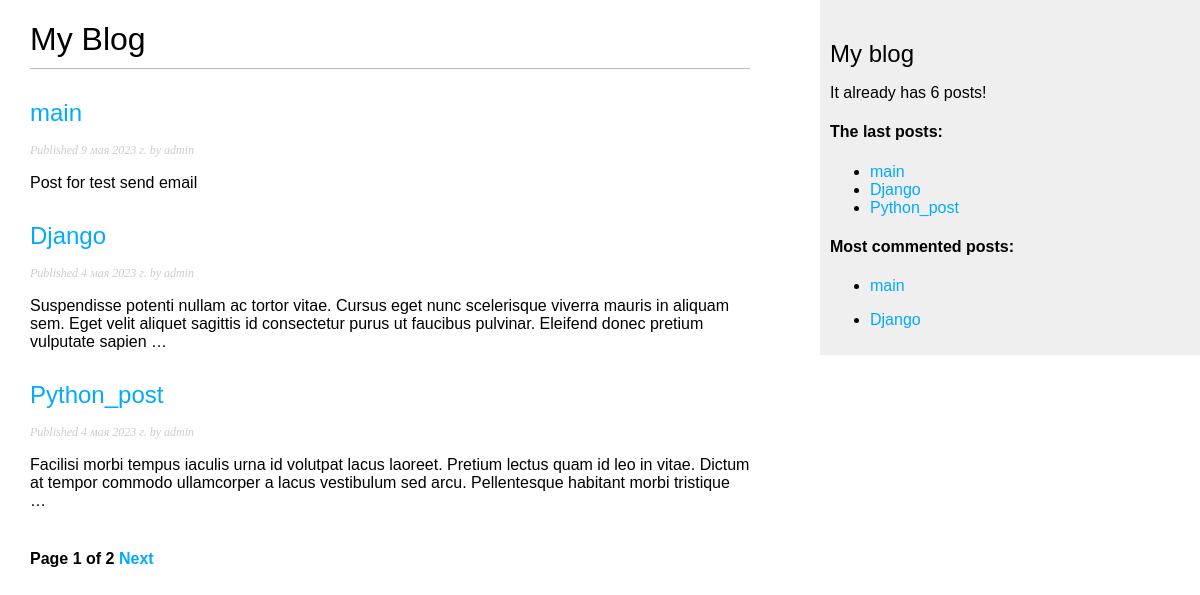
/, run on an earlier commit of the app's database.
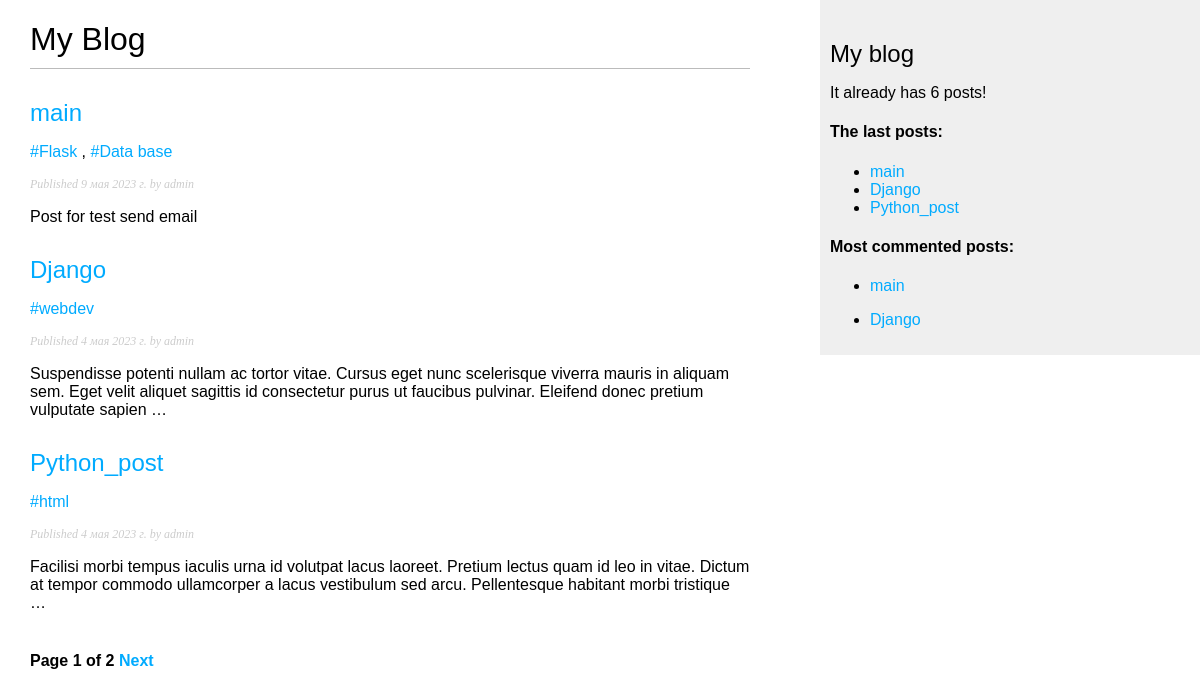
And on a later commit of the database.
### blog/models.py (models this page shows, shortened)
class Post(models.Model):
    STATUS_CHOICES = (
        ("draft", "Draft"),
        ("published", "Published"),
    )
    title = models.CharField("Заголовок", max_length=250)
    slug = models.SlugField("Слаг", max_length=100, unique_for_date="published_date")
    author = models.ForeignKey(User, on_delete=models.CASCADE, related_name="blog_post", verbose_name="Автор")
    text = models.TextField("Текст")
    published_date = models.DateField("Дата публикации", default=timezone.now())
    created_date = models.DateField("Дата создания", auto_now_add=True)
    updated_date = models.DateField("Дата обновления", auto_now=True)
    status = models.CharField("Статус", max_length=10, choices=STATUS_CHOICES, default="draft")
    tags = TaggableManager()
    objects = models.Manager()
    published = PublishedManager()
    def get_absolute_url(self):
        return reverse("post_detail",
                       args=[
                           self.published_date.year,
                           self.published_date.month,
                           self.published_date.day,
                           self.slug,
                       ])
    class Meta:
        ordering = ("-published_date",)

### blog/views.py (the view)
# urls.py: path("", post_list, name="post_list"),
def post_list(request, tag_slug=None):
    object_list = Post.published.all()
    tag = None
    if tag_slug:
        tag = get_object_or_404(Tag, slug=tag_slug)
        object_list = object_list.filter(tags__in=[tag])
    paginator = Paginator(object_list, 3)
    page = request.GET.get('page')
    try:
        posts = paginator.page(page)
    except PageNotAnInteger:
        posts = paginator.page(1)
    except EmptyPage:
        posts = paginator.page(paginator.num_pages)
    context = {
        "page": page,
        "posts": posts,
        "tag": tag,
    }
    return render(request, "blog/post_list.html", context)

### blog/models.py (called while the page is built)
    def get_queryset(self):
        return super().get_queryset().filter(status="published")

### blog/templatetags/blog_tags.py (called while the page is built)
@register.simple_tag(name="count_tags")
def total_posts():
    return Post.published.count()

@register.simple_tag()
def most_commented_posts(count=2):
    return Post.published.annotate(total_comments=Count("comments")).order_by("-total_comments")[:count]

@register.inclusion_tag("blog/latest_posts.html")
def display_the_latest_posts(count=3):
    latest_posts = Post.published.all().order_by("-published_date")[:count]
    return {"latest_posts": latest_posts}

@register.filter(name='markdown')
def markdown_format(text):
    return mark_safe(markdown.markdown(text))

### blog/templates/blog/post_list.html (shortened to what this page needs)
{% extends 'blog/base.html' %}
{% load blog_tags %}
{% block content %}
<h1>My Blog</h1>
{% for post in posts %}
    <h2><a href="{{ post.get_absolute_url }}">{{ post.title }}</a></h2>
    <p class="tags">
        {% for tag in post.tags.all %}
            {% if tag %}
                <a href="{% url 'post_list_by_tag' tag.slug %}">#{{ tag.name }}</a>
                {% if not forloop.last %}, {% endif %}
            {% else %} There is no tag...
            {% endif %}
        {% endfor %}
    </p>
    <p class="date">Published {{ post.published_date }} by {{ post.author }}</p>
    {{ post.text|markdown|truncatewords_html:30 }}
{% endfor %}
{% include "blog/pagination.html" with page=posts %}
{% endblock content %}

### blog/templates/blog/base.html (shortened to what this page needs)
{% load static %}
{% load blog_tags %}
<!DOCTYPE html>
<html>
<head>
  <link href="{% static 'blog/css/blog.css' %}" rel="stylesheet">
</head>
<body>
  <div id="content">
    {% block content %}
    {% endblock %}
  </div>
  <div id="sidebar">
    <h2>My blog</h2>
    <p>It already has {% count_tags %} posts!</p>
    <h4>The last posts:</h4>
    {% display_the_latest_posts %}
    <h4>Most commented posts:</h4>
    {% most_commented_posts as mc_posts %}
    <ul>
      {% for post in mc_posts %}
        <li><p><a href="{{ post.get_absolute_url }}">{{ post.title }}</a></p></li>
      {% endfor %}
    </ul>
  </div>
</body>
</html>

### blog/templates/blog/latest_posts.html
<ul>
    {% for post in latest_posts %}
        <li><a href="{{ post.get_absolute_url }}">{{ post.title }}</a></li>
    {% endfor %}
</ul>

What changed in the data, as far as the page shows it:
added Tag: name "Flask", shown under Post "main"
added Tag: name "Data base", shown under Post "main"
changed Post "Django": gains Tag (name "webdev")
added Tag: name "html", shown under Post "Python_post"
